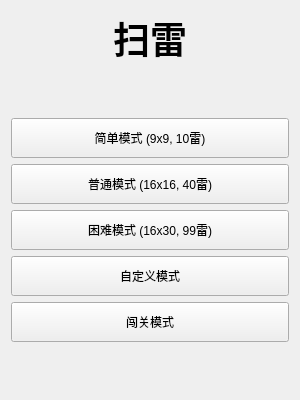
<?xml version="1.0" encoding="UTF-8"?>
<ui version="4.0">
    <class>StartWindow</class>
    <widget class="QWidget" name="StartWindow">
        <property name="geometry">
            <rect>
                <x>0</x>
                <y>0</y>
                <width>300</width>
                <height>400</height>
            </rect>
        </property>
        <property name="windowTitle">
            <string>扫雷 - 选择模式</string>
        </property>
        <layout class="QVBoxLayout" name="verticalLayout">
            <item>
                <widget class="QLabel" name="titleLabel">
                    <property name="font">
                        <font>
                            <family>Segoe UI</family>
                            <pointsize>28</pointsize>
                            <weight>75</weight>
                            <bold>true</bold>
                        </font>
                    </property>
                    <property name="text">
                        <string>扫雷</string>
                    </property>
                    <property name="alignment">
                        <set>Qt::AlignCenter</set>
                    </property>
                </widget>
            </item>
            <item>
                <spacer name="verticalSpacer">
                    <property name="orientation">
                        <enum>Qt::Vertical</enum>
                    </property>
                    <property name="sizeHint" stdset="0">
                        <size>
                            <width>20</width>
                            <height>40</height>
                        </size>
                    </property>
                </spacer>
            </item>
            <item>
                <widget class="QPushButton" name="simpleButton">
                    <property name="minimumSize">
                        <size>
                            <width>0</width>
                            <height>40</height>
                        </size>
                    </property>
                    <property name="text">
                        <string>简单模式 (9x9, 10雷)</string>
                    </property>
                </widget>
            </item>
            <item>
                <widget class="QPushButton" name="normalButton">
                    <property name="minimumSize">
                        <size>
                            <width>0</width>
                            <height>40</height>
                        </size>
                    </property>
                    <property name="text">
                        <string>普通模式 (16x16, 40雷)</string>
                    </property>
                </widget>
            </item>
            <item>
                <widget class="QPushButton" name="hardButton">
                    <property name="minimumSize">
                        <size>
                            <width>0</width>
                            <height>40</height>
                        </size>
                    </property>
                    <property name="text">
                        <string>困难模式 (16x30, 99雷)</string>
                    </property>
                </widget>
            </item>
            <item>
                <widget class="QPushButton" name="customButton">
                    <property name="minimumSize">
                        <size>
                            <width>0</width>
                            <height>40</height>
                        </size>
                    </property>
                    <property name="text">
                        <string>自定义模式</string>
                    </property>
                </widget>
            </item>
            <item>
                <widget class="QPushButton" name="campaignButton">
                    <property name="minimumSize">
                        <size>
                            <width>0</width>
                            <height>40</height>
                        </size>
                    </property>
                    <property name="text">
                        <string>闯关模式</string>
                    </property>
                </widget>
            </item>
            <item>
                <spacer name="verticalSpacer_2">
                    <property name="orientation">
                        <enum>Qt::Vertical</enum>
                    </property>
                    <property name="sizeHint" stdset="0">
                        <size>
                            <width>20</width>
                            <height>40</height>
                        </size>
                    </property>
                </spacer>
            </item>
        </layout>
    </widget>
    <resources/>
    <connections/>
</ui>
